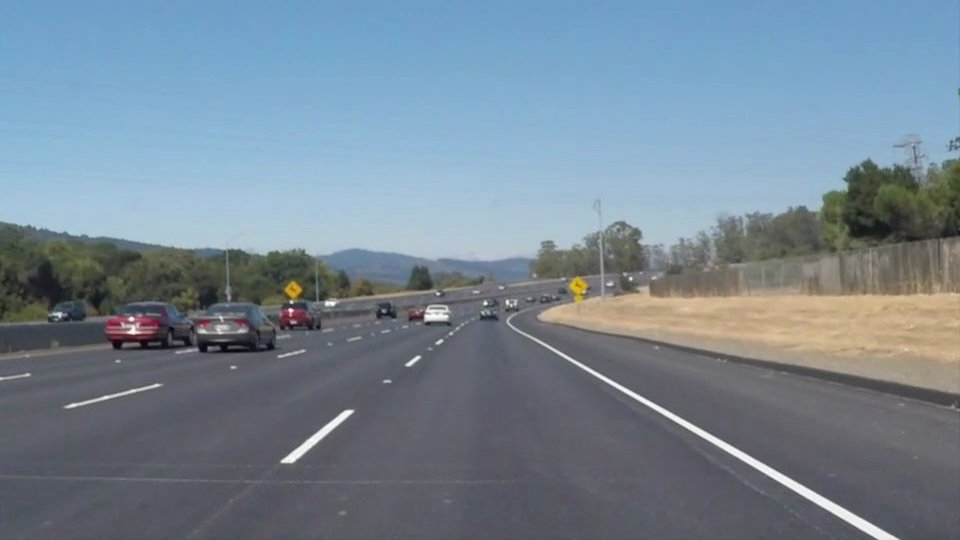
#> input picture images_input/1.jpg, 960 x 540 px
$ python -i gradients.py   (imports and definitions only)   (older library calls are emulated)
#> lines starting #> are read from the running program, lines starting #| are printed output that depends on the picture; after the words box and inside, x2 and y2 are one past the last pixel; in counts of white or black regions, pixels touching at a corner belong together
import numpy as np
import cv2


def gradient_abs_value_mask(image, sobel_kernel=3, axis='x', threshold=(0, 255)):

    """
    Tạo mặt nạ cho hình ảnh dựa trên giá trị tuyệt đối của gradient.
        image: Hình ảnh để che.
        sobel_kernel: Kernel of the Sobel gradient operation.
        axis: Trục của gradient, 'x' hoặc 'y'.
        threshold: Ngưỡng giá trị để nó xuất hiện trong mặt nạ.
    """
    # Lấy giá trị tuyệt đối của đạo hàm theo x hoặc y cho trước
    if axis == 'x':
        sobel = np.absolute(cv2.Sobel(image, cv2.CV_64F, 1, 0, ksize=sobel_kernel))
    if axis == 'y':
        sobel = np.absolute(cv2.Sobel(image, cv2.CV_64F, 0, 1, ksize=sobel_kernel))
    # Quy mô thành 8-bit (0 - 255) sau đó chuyển đổi thành:
    sobel = np.uint8(255 * sobel / np.max(sobel))
    # Tạo mặt nạ
    mask = np.zeros_like(sobel)
    mask[(sobel >= threshold[0]) & (sobel <= threshold[1])] = 1
    return mask

def gradient_magnitude_mask(image, sobel_kernel=3, threshold=(0, 255)):

    """
    Tạo mặt nạ cho hình ảnh dựa trên độ lớn của gradient.
    """
    # Lấy gradient theo x và y riêng biệt
    sobel_x = cv2.Sobel(image, cv2.CV_64F, 1, 0, ksize=sobel_kernel)
    sobel_y = cv2.Sobel(image, cv2.CV_64F, 0, 1, ksize=sobel_kernel)
    # Tính độ lớn
    magnitude = np.sqrt(sobel_x ** 2 + sobel_y ** 2)
    # Quy mô thành 8-bit (0 - 255) sau đó chuyển đổi thành:
    magnitude = (magnitude * 255 / np.max(magnitude)).astype(np.uint8)
    # Tạo mặt nạ nhị phân trong đó các ngưỡng hướng được đáp ứng
    mask = np.zeros_like(magnitude)
    mask[(magnitude >= threshold[0]) & (magnitude <= threshold[1])] = 1
    return mask

def gradient_direction_mask(image, sobel_kernel=3, threshold=(0, np.pi / 2)):

    """
    Tạo mặt nạ cho hình ảnh dựa trên hướng gradient.
    """
    # Lấy gradient theo x và y riêng biệt
    sobel_x = cv2.Sobel(image, cv2.CV_64F, 1, 0, ksize=sobel_kernel)
    sobel_y = cv2.Sobel(image, cv2.CV_64F, 0, 1, ksize=sobel_kernel)
    # Lấy giá trị tuyệt đối của gradient x và y và tính hướng của gradient
    direction = np.arctan2(np.absolute(sobel_y), np.absolute(sobel_x))
    # Tạo mặt nạ nhị phân trong đó các ngưỡng hướng được đáp ứng
    mask = np.zeros_like(direction)
    mask[(direction >= threshold[0]) & (direction <= threshold[1])] = 1
    return mask

def color_threshold_mask(image, threshold=(0, 255)):

    """
    Tạo mặt nạ cho hình ảnh dựa trên cường độ màu.
    """
    mask = np.zeros_like(image)
    mask[(image > threshold[0]) & (image <= threshold[1])] = 1
    return mask

def get_edges(image, separate_channels=False):

    """
    Tạo mặt nạ cho hình ảnh dựa trên thành phần của bộ dò cạnh: giá trị gradient,
    độ lớn của gradient, hướng và màu sắc của gradient.
    """
#> called with separate_channels = False
    # Chuyển đổi sang không gian màu HLS
    hls = cv2.cvtColor(np.copy(image), cv2.COLOR_RGB2HLS).astype(np.float)
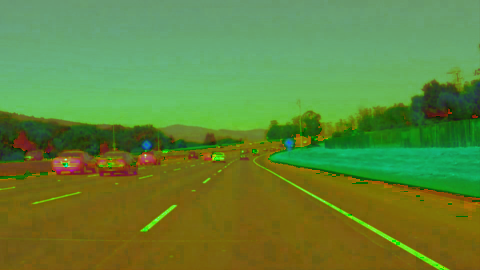
#> hls: shape (540, 960, 3) float64 (shown at 1/2 size); mean R, G, B 97.9, 133.5, 57.7
    s_channel = hls[:, :, 2]
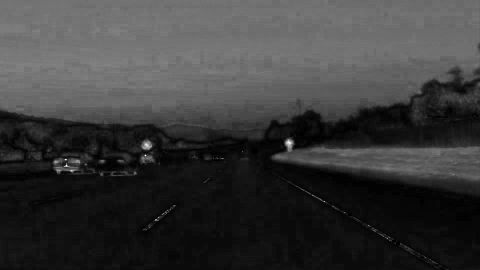
#> s_channel: shape (540, 960) float64 (shown at 1/2 size); min 0, max 255, mean 57.7
    # Nhận kết hợp tất cả các mặt nạ ngưỡng gradient
    gradient_x = gradient_abs_value_mask(s_channel, axis='x', sobel_kernel=3, threshold=(20, 100))
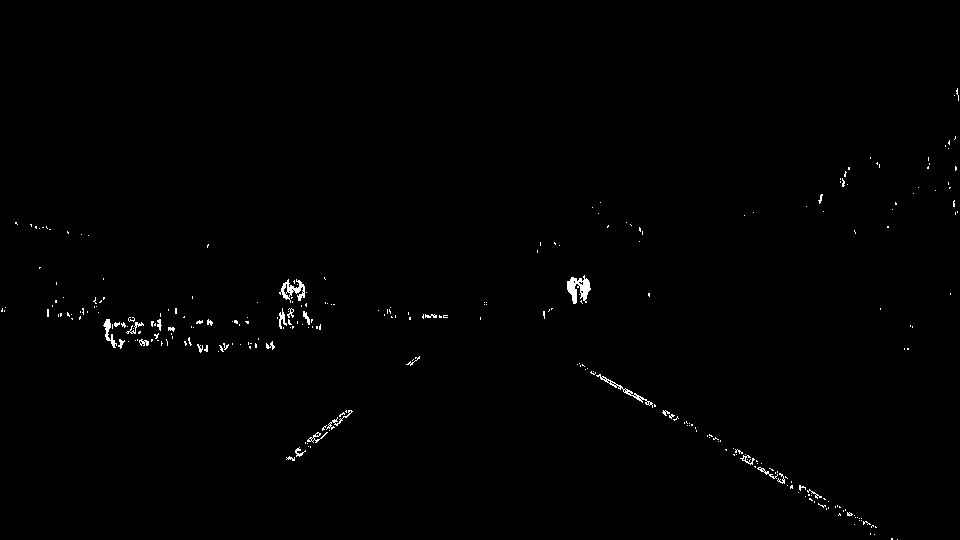
#> gradient_x: shape (540, 960); values 0 (black) and 1 (white), 0.58% white in thin lines or dots, all inside (x1, y1, x2, y2) = (1, 88, 959, 540)
    gradient_y = gradient_abs_value_mask(s_channel, axis='y', sobel_kernel=3, threshold=(20, 100))
#> gradient_y: shape (540, 960); values 0 (black) and 1 (white), 1.4% white in thin lines or dots, all inside (x1, y1, x2, y2) = (0, 87, 960, 539)
    magnitude = gradient_magnitude_mask(s_channel, sobel_kernel=3, threshold=(20, 100))
#> in gradient_magnitude_mask, `sobel_x = cv2.Sobel(image, cv2.CV_64F, 1, 0, ksize=sobel_kernel)`:
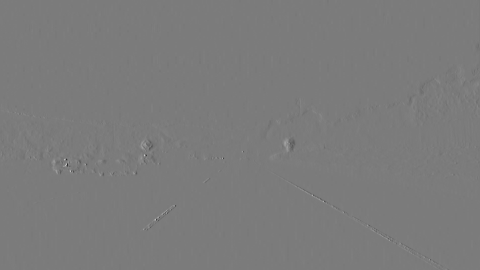
#> sobel_x: shape (540, 960) float64 (shown at 1/2 size); min -898, max 953, mean -0.1; drawn with min black and max white
#> magnitude: shape (540, 960); values 0 (black) and 1 (white), 1.7% white in thin lines or dots, all inside (x1, y1, x2, y2) = (0, 87, 960, 540)
    direction = gradient_direction_mask(s_channel, sobel_kernel=3, threshold=(0.7, 1.3))
#> in gradient_direction_mask, `direction = np.arctan2(np.absolute(sobel_y), np.absolute(sobel_x))`:
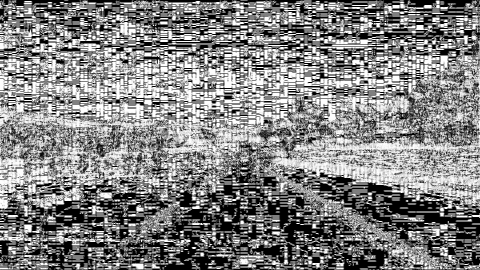
#> direction: shape (540, 960) float64 (shown at 1/2 size); min 0, max 1.57, mean 0.802; drawn with min black and max white
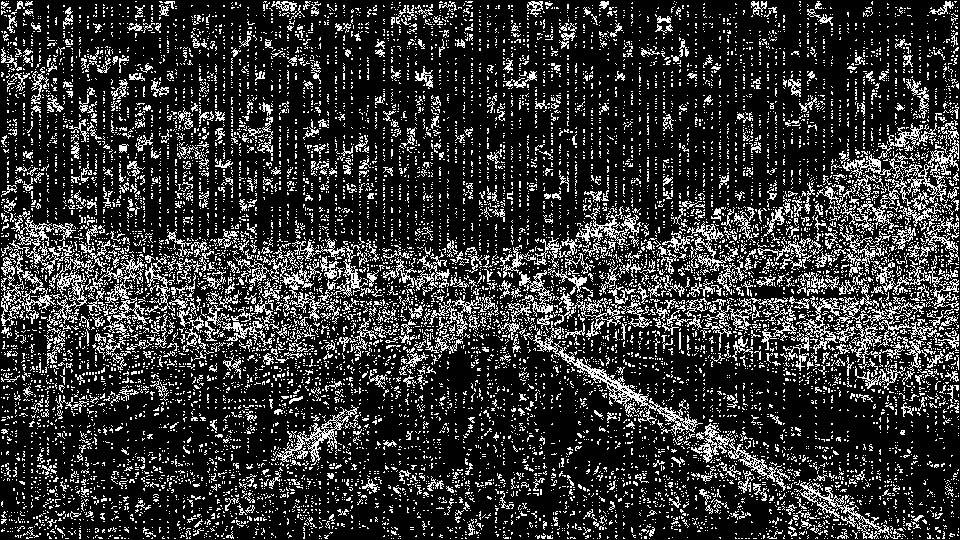
#> direction: shape (540, 960) float64; values 0 (black) and 1 (white), 19.9% white in thin lines or dots
    gradient_mask = np.zeros_like(s_channel)
    gradient_mask[((gradient_x == 1) & (gradient_y == 1)) | ((magnitude == 1) & (direction == 1))] = 1
    # Nhận mặt nạ ngưỡng màu
    color_mask = color_threshold_mask(s_channel, threshold=(170, 255))
#> color_mask: shape (540, 960) float64; values 0 (black) and 1 (white), 0.04% white; 37 white regions (34 under 20 px), largest, box (x1, y1, x2, y2) and area: (573, 280, 583, 293) 70, (289, 286, 298, 295) 47, (128, 327, 139, 333) 20

    if separate_channels:
        return np.dstack((np.zeros_like(s_channel), gradient_mask, color_mask))
    else:
        mask = np.zeros_like(gradient_mask)
        mask[(gradient_mask == 1) | (color_mask == 1)] = 1
        return mask

>>> import cv2
>>> picture = cv2.cvtColor(cv2.imread('../images_input/1.jpg'), cv2.COLOR_BGR2RGB)
>>> result = get_edges(picture)
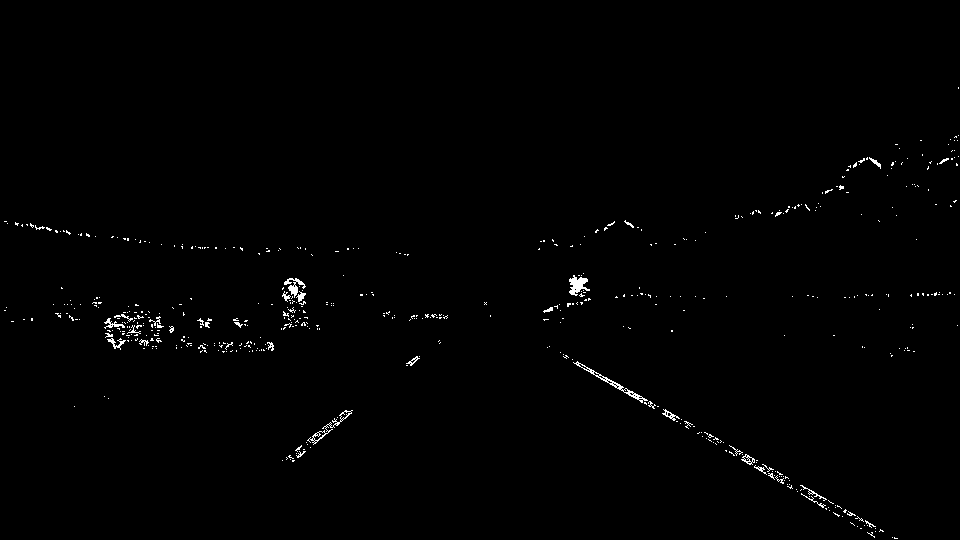
#> result: shape (540, 960) float64; values 0 (black) and 1 (white), 0.72% white in thin lines or dots, all inside (x1, y1, x2, y2) = (4, 87, 959, 539)

$ run again, on images_input/2.jpg
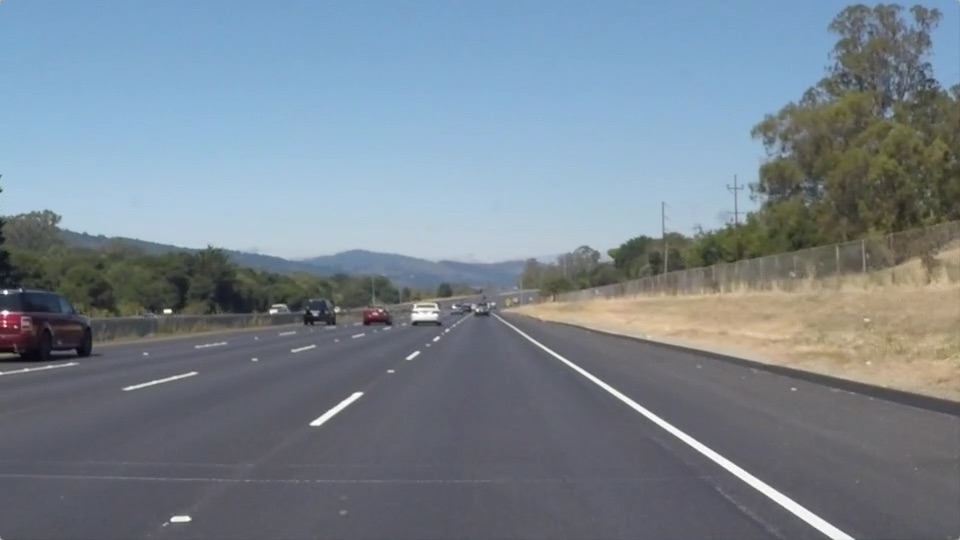
#> input picture images_input/2.jpg, 960 x 540 px
#> in get_edges, `gradient_x = gradient_abs_value_mask(s_channel, axis='x', sobel_kernel..`:
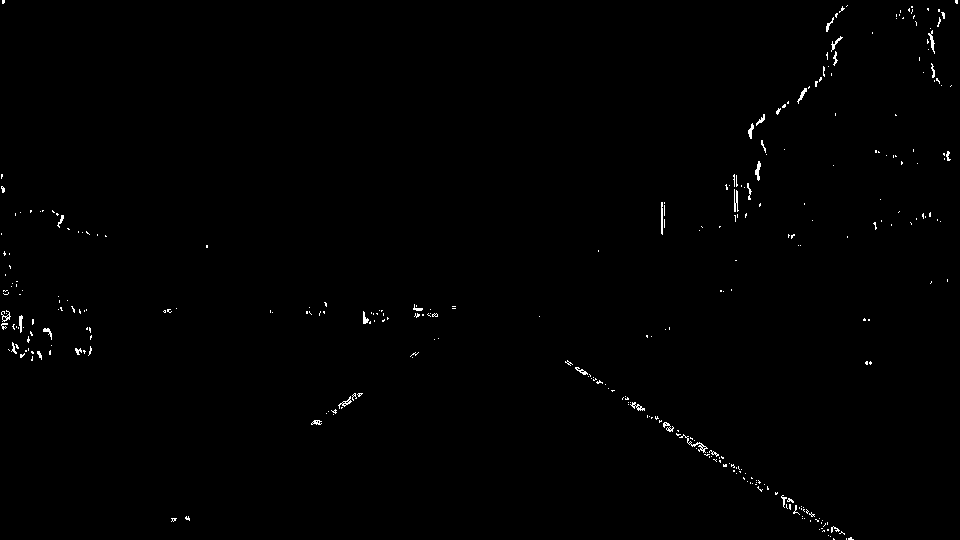
#> gradient_x: shape (540, 960); values 0 (black) and 1 (white), 0.54% white in thin lines or dots
#> gradient_y: shape (540, 960); values 0 (black) and 1 (white), 0.99% white in thin lines or dots
#> color_mask: shape (540, 960) float64; values 0 (black) and 1 (white), 0.01% white in thin lines or dots, all inside (x1, y1, x2, y2) = (3, 291, 814, 521)
#> `result = get_edges(picture)`:
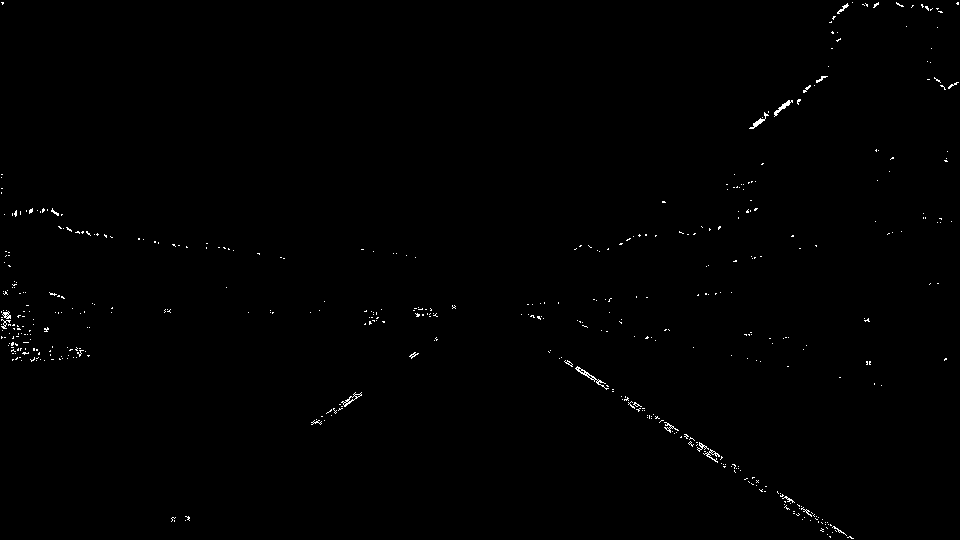
#> result: shape (540, 960) float64; values 0 (black) and 1 (white), 0.44% white in thin lines or dots

$ run again, on images_input/3.jpg
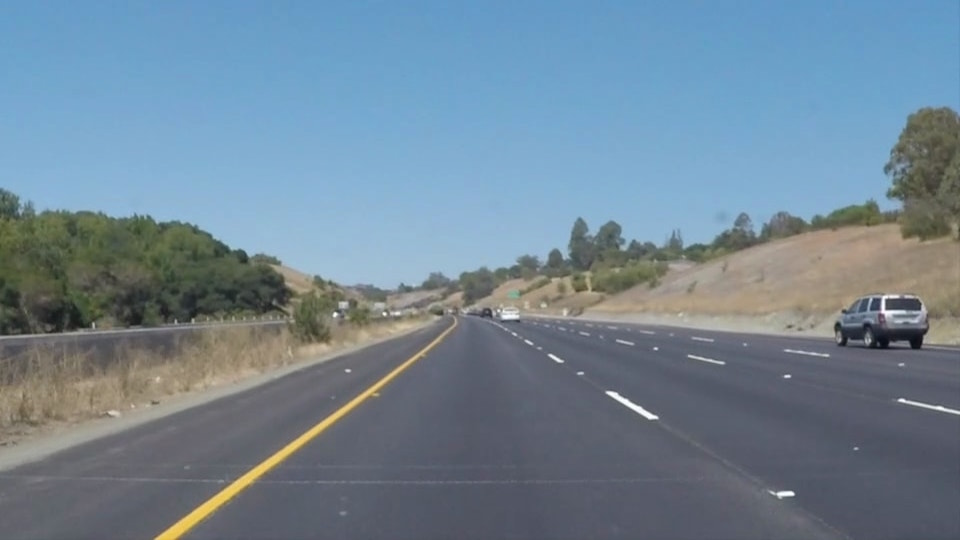
#> input picture images_input/3.jpg, 960 x 540 px
#> in get_edges, `gradient_x = gradient_abs_value_mask(s_channel, axis='x', sobel_kernel..`:
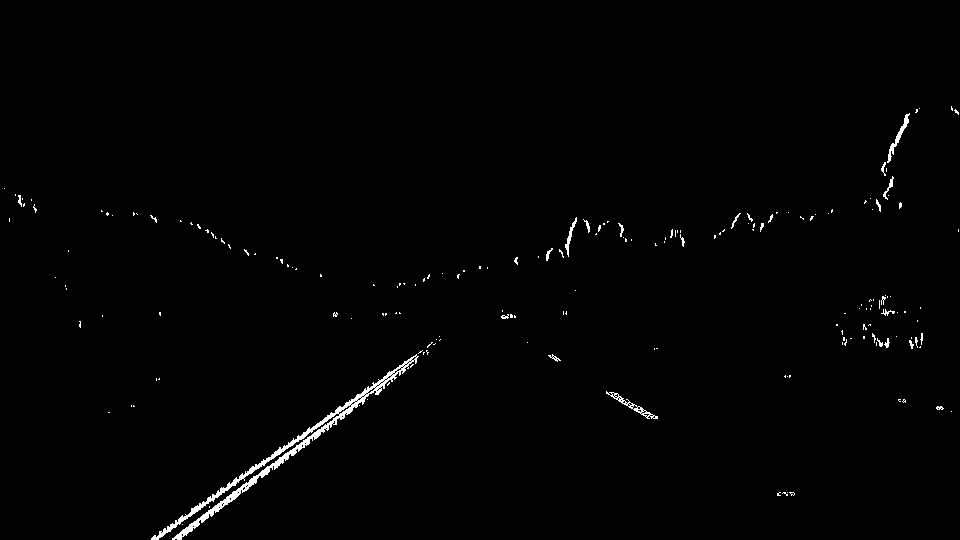
#> gradient_x: shape (540, 960); values 0 (black) and 1 (white), 0.91% white; 189 white regions (166 under 20 px), largest, box (x1, y1, x2, y2) and area: (151, 354, 419, 540) 2768, (606, 391, 658, 419) 213, (887, 113, 910, 163) 208
#> gradient_y: shape (540, 960); values 0 (black) and 1 (white), 1.6% white; 190 white regions (158 under 20 px), largest, box (x1, y1, x2, y2) and area: (153, 347, 427, 539) 3706, (35, 207, 398, 291) 1391, (773, 196, 880, 223) 400
#> color_mask: shape (540, 960) float64; values 0 (black) and 1 (white), 0.24% white; 29 white regions (25 under 20 px), largest, box (x1, y1, x2, y2) and area: (158, 429, 318, 540) 1086, (882, 301, 894, 314) 26, (780, 493, 793, 495) 21, (320, 420, 330, 428) 20
#> `result = get_edges(picture)`:
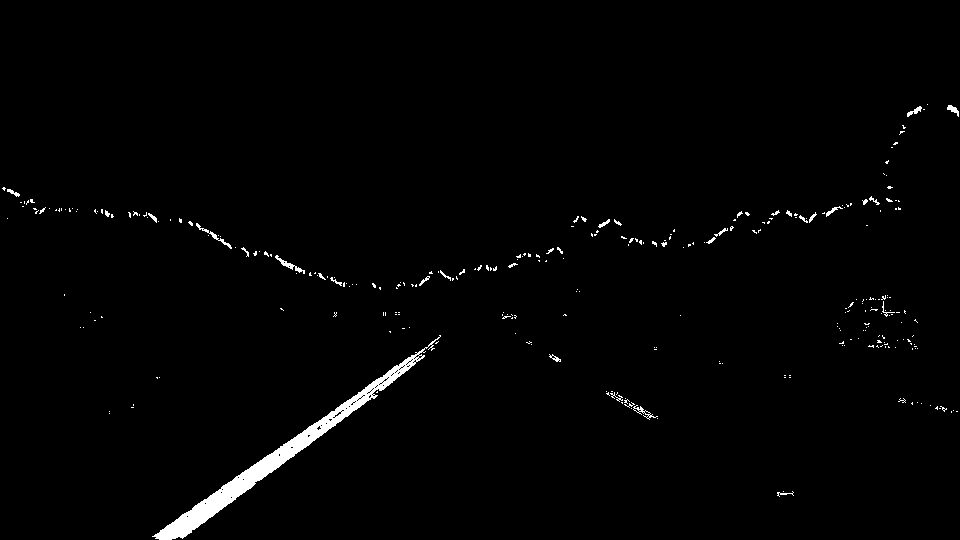
#> result: shape (540, 960) float64; values 0 (black) and 1 (white), 1.4% white; 300 white regions (269 under 20 px), largest, box (x1, y1, x2, y2) and area: (152, 335, 441, 540) 4624, (275, 255, 305, 274) 124, (196, 223, 232, 249) 116
